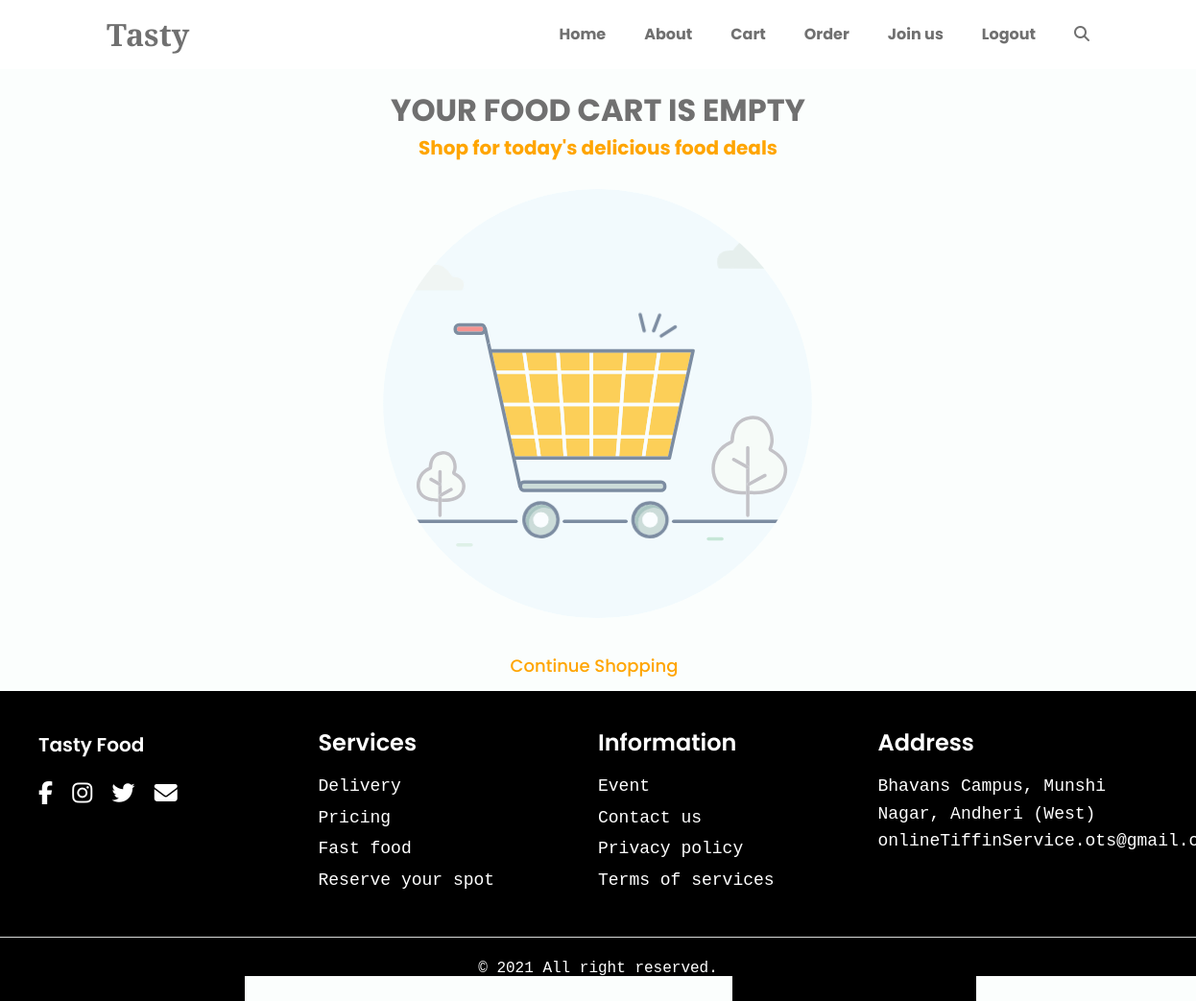
The app's page /cart/ (signed in), older data.
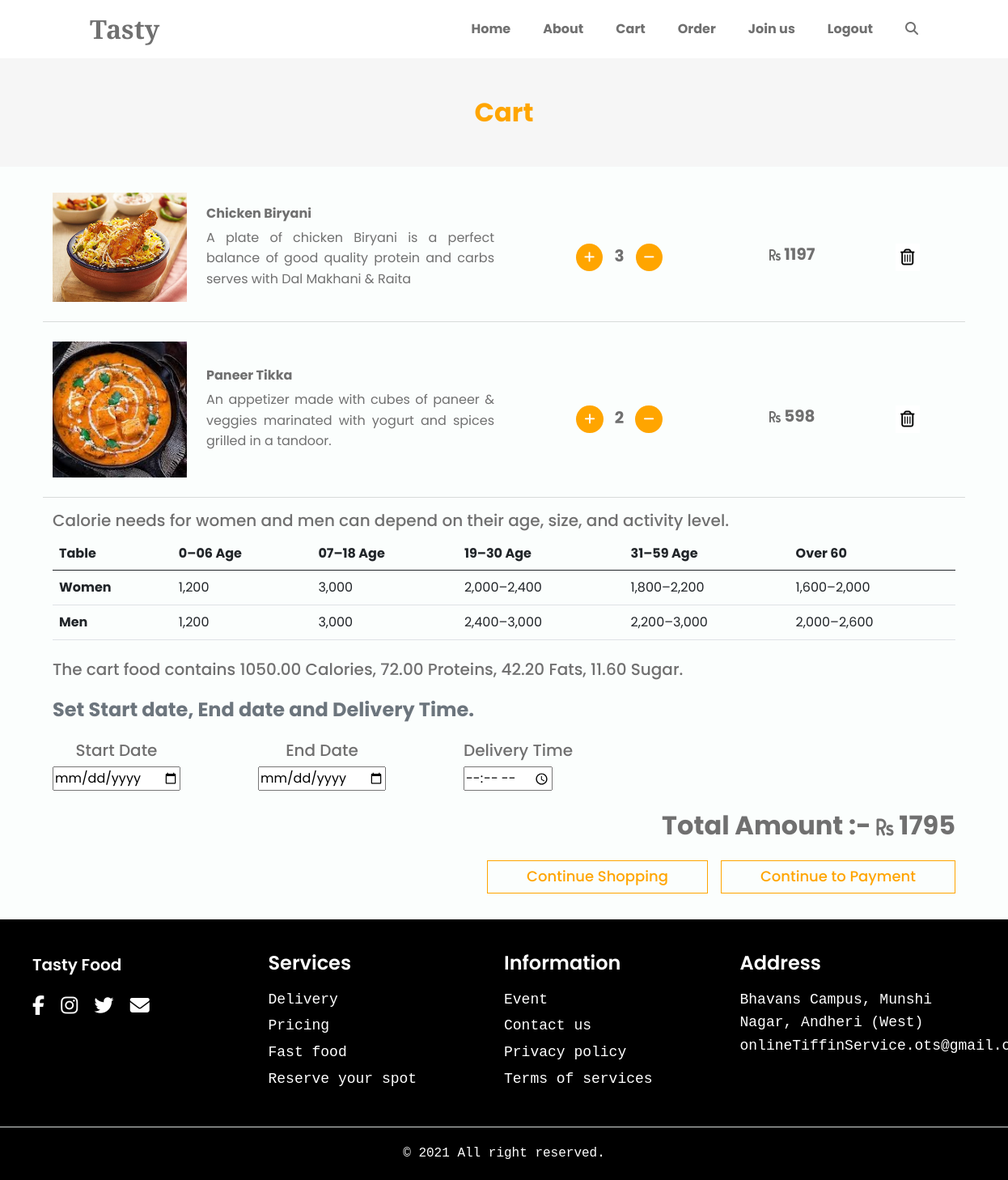
The same page, newer data.
### food/models.py (models this page shows)
class Cart(models.Model):
    hotel = models.ForeignKey(Hotel, on_delete=models.CASCADE)
    user = models.ForeignKey(CustomUser, on_delete=models.CASCADE)
    menu = models.ForeignKey(Menu, on_delete=models.CASCADE)
    quantity = models.IntegerField()

### hotel_register/models.py (models this page shows, shortened)
class Menu(models.Model):
    hotel = models.ForeignKey(Hotel, models.CASCADE)
    name = models.CharField(max_length=100)
    price = models.IntegerField()
    description = models.CharField(max_length=1000)
    image = models.ImageField(upload_to="menu")
    food_type = models.CharField(max_length=20, choices=MENU_CHOICE)
    calories = models.DecimalField(default=0, blank=False, null=False, max_digits=8, decimal_places=2)
    protein = models.DecimalField(default=0, blank=False, null=False, max_digits=8, decimal_places=2)
    fats = models.DecimalField(default=0, blank=False, null=False, max_digits=8, decimal_places=2)
    sugar = models.DecimalField(default=0, blank=False, null=False, max_digits=8, decimal_places=2)

### food/views.py (the view, shortened to what this page needs)
# urls.py: path('cart/', views.my_cart, name="my_cart"),
def my_cart(request):
    carts = Cart.objects.filter(user=request.user)
    total_amount = 0
    user = None
    user = request.user
    calorie = 0
    protein = 0
    fat = 0
    sugar = 0
    for cart in carts:
        total_amount += (cart.menu.price * cart.quantity)
        for i in range(cart.quantity):
            calorie += cart.menu.calories
            protein += cart.menu.protein
            fat += cart.menu.fats
            sugar += cart.menu.sugar
    print(calorie, protein, fat, sugar)
    action = request.GET.get('action')
    order = None
    payment = None
    return render(request, 'food/cart.html', {"carts": carts, "total_amount": total_amount, "order": order, "payment": payment, "calorie" : calorie, "protein" : protein, "fat" : fat, "sugar" : sugar})

### food/templatetags/cart.py (called while the page is built)
@register.filter(name='total_price')
def total_price(first_value, second_value):
    return first_value * second_value

### food/templates/food/cart.html (shortened to what this page needs)
{% extends "food/base.html" %}
{% load static %}
{% load cart %}
{% block style %}
<link rel="stylesheet" href="{% static 'css/cart.css' %}">
{% endblock style %}
{% block content %}
{% if carts %}
<div class="container-fluid d-flex justify-content-center bg_white py-4">
  <h5 class="fw-bold text_grey mb-0">Fast Delivary</h5>
  <h5 class="fw-bold text_grey mx-3 px-3 side_border mb-0">Fast Return</h5>
  <h5 class="fw-bold text_grey mb-0">Easy To Shop</h5>
</div>
<div class="container-fluid bg_grey py-5">
  <h2 class="text-center fw-bold text_orange">Cart</h2>
</div>
<div class="container pt-4">
  {% for cart in carts %}
  <div class="row mt-2 d-flex align-items-center">
    <div class="col-12 col-lg-6 d-flex align-items-center">
      <div class="row d-flex align-items-center">
        <div class="col-12 col-md-4 mb-4 mb-md-0">
          <img class="cart_img" src="{{cart.menu.image.url}}" alt="Product Image" />
        </div>
        <div class="col-12 col-md-8">
          <h6 class="fw-bold">{{cart.menu.name}}</h6>
          <p class="text_grey product_desc mb-0">
            {{cart.menu.description}}
          </p>
        </div>
      </div>
    </div>
    <div class="col-12 col-lg-6 pt-4">
      <div class="row">
        <div class=" col-6 col-md-6 d-flex justify-content-center align-items-center min_height ">
          <span>
            <button class="quan_button plus" pid="{{cart.menu.id}}">
              <i class="fas fa-plus"></i>
            </button>
            <h5 class="d-inline fw-bold" id="quantity">{{cart.quantity}}</h5>
            <button class="quan_button minus" pid="{{cart.menu.id}}">
              <i class="fas fa-minus"></i>
            </button>
          </span>
        </div>
        <div class="
            col-6 col-md-3
            d-flex
            justify-content-center
            align-items-center
            min_height
          ">
          <h5 class="fw-bold price" id="{{cart.menu.id}}">
            <i class="fas fa-rupee-sign fs-6"></i> {{cart.quantity|total_price:cart.menu.price}}
          </h5>
        </div>
        <div class="
            col-6 col-md-3
            d-flex
            justify-content-center
            align-items-center
            min_height
          ">
          <form action="" method="post">
            <button class="remove" type="submit">
              <i class="far fa-trash-alt text_red"></i>
            </button>
          </form>
        </div>
      </div>
    </div>
    <hr class="mt-4" />
  </div>
  {% endfor %}
  <h5>Calorie needs for women and men can depend on their age, size, and activity level.</h5>
  <table class="table table-hover">
    <thead>
      <tr>
        <th scope="col">Table</th>
        <th scope="col">0–06 Age</th>
        <th scope="col">07–18 Age</th>
        <th scope="col">19–30 Age</th>
        <th scope="col">31–59 Age</th>
        <th scope="col">Over 60</th>
      </tr>
    </thead>
    <tbody>
      <tr>
        <th scope="row">Women</th>
        <td>1,200</td>
        <td>3,000</td>
        <td>2,000–2,400</td>
        <td>1,800–2,200</td>
        <td>1,600–2,000</td>
      </tr>
      <tr>
        <th scope="row">Men</th>
        <td>1,200</td>
        <td>3,000</td>
        <td>2,400–3,000</td>
        <td>2,200–3,000</td>
        <td>2,000–2,600</td>
      </tr>
    </tbody>
  </table>
  <div class="mt-4">
    <h5>The cart food contains <span id="calorie">{{calorie}}</span> Calories, <span id="protein">{{protein}}</span> Proteins, <span id="fat">{{fat}}</span> Fats, <span id="sugar">{{sugar}}</span> Sugar.</h5>
  </div>
</div>
<form method="GET">
  <div class="container my-4">
    <h4 class="fw-bold text-secondary mb-4 mt-4">Set Start date, End date and Delivery Time.</h4>
      <div class="d-flex justify-content-between flex-wrap mb-3">
        <div class="d-flex  flex-wrap w-100">
            <div>
              <h5 class="text-center">Start Date</h5>
              <input type="date" name="time_from" id="" />
            </div>
            <div class="mx-5 px-5">
              <h5 class="text-center">End Date</h5>
              <input type="date" name="time_to" id="" />
            </div>
            <div>
              <h5 class="text-center">Delivery Time</h5>
              <input type="time" name="time_delivery" id="" required />
            </div>
        </div>
      </div>
  </div>
  <div class="container pb-4">
    <div class="text-end">
      <h2 class="fw-bold mb-3 text_light_green" id="total_amount">
        Total Amount :- <i class="fas fa-rupee-sign fs-4"></i> {{total_amount}}
      </h2>
      <div>
        <div class="d-grid gap-2 d-md-flex justify-content-md-end py-2">
          <a href="{% url 'home'%}" class="button border-orange me-md-2">Continue Shopping</a>
          <button type="submit" class="button border-orange">Continue to Payment</button>
        </div>
      </div>
    </div>
  </div>
</form>
{% else %}
<div class="d-flex justify-content-center align-items-center flex-column" style="height: 90vh">
  <h2 class="fw-bold text-center text_red  mt-5 pt-5">YOUR FOOD CART IS EMPTY</h2>
  <a href="{% url 'all_menu'%}" class="text_orange"><h5 class="fw-bold text-center text_red my-2">Shop for today's delicious food deals</h5></a>
  <div>
    <div class="d-grid gap-2 d-md-flex justify-content-md-end px-4 py-2">
      <a href="{% url 'home'%}" class="button btn btn-dark me-md-2">Continue Shopping</a>
    </div>
  </div>
</div>
{% endif %} {% endblock content %}

### food/templates/food/base.html (shortened to what this page needs)
<!DOCTYPE html>
{% load static %}
<html lang="en">
<head>
    <link href='https://cdn.jsdelivr.net/npm/boxicons@2.0.5/css/boxicons.min.css' rel='stylesheet'>
    <link href="https://cdn.jsdelivr.net/npm/bootstrap@5.0.2/dist/css/bootstrap.min.css" rel="stylesheet"
>
    <link rel="stylesheet" href="{% static 'css/home.css' %}">
    <link rel="stylesheet" href="{% static 'css/base.css' %}">
    {% block style %}{% endblock style %}
    <link rel="stylesheet" href="https://unicons.iconscout.com/release/v4.0.0/css/line.css">
</head>
<body>
    {% block navbar %}
    <header class="l-header" id="header">
        <nav class="nav bd-container">
            <a href="#" class="nav__logo nav-logo">Tasty</a>
            <div class="nav__menu" id="nav-menu">
                <ul class="nav__list mb-0 px-0">
                    <li class="nav__item"><a href="{% url 'home' %}" class="nav__link">Home</a></li>
                    <li class="nav__item"><a href="{% url 'about' %}" class="nav__link">About</a></li>
                    <li class="nav__item"><a href="{% url 'my_cart' %}" class="nav__link">Cart</a></li>
                    <li class="nav__item"><a href="{% url 'order' %}" class="nav__link">Order</a></li>
                    <li class="nav__item"><a href="{% url 'join_us' %}" class="nav__link">Join us</a></li>
                    {% if request.user.is_authenticated %}
                    <li class="nav__item"><a href="{% url 'logout' %}" class="nav__link">Logout</a></li>
                    {% else %}
                    <li class="nav__item"><a href="{% url 'registration' %}" class="nav__link">Register</a></li>
                    <li class="nav__item"><a href="{% url 'login' %}" class="nav__link">Login</a></li>
                    {% endif %}
                    <li class="nav__item search_icon cursor_pointer" id="search_button">
                        <i class="fas fa-search search_button"></i>
                    </li>
                </ul>
            </div>
        </nav>
    </header>
    {% endblock navbar %}
    {% block content %}{% endblock content %}
    {% block footer %}
    <footer class="footer for_form">
        <div class="footer__container bd-grid zero_grid">
            <div class="footer__content">
                <a href="#" class="footer__logo footer-section-color">Tasty Food</a>
                <div class="mt-3">
                    <a href="#" class="footer__social footer-section-color"><i class="fab fa-facebook-f"></i></a>
                    <a href="#" class="footer__social footer-section-color"><i
                            class="fab fa-instagram footer-icon"></i></a>
                    <a href="#" class="footer__social footer-section-color"><i
                            class="fab fa-twitter footer-icon"></i></a>
                    <a href="mailto: onlineTiffinService.ots@gmail.com" class="footer__social footer-section-color"><i
                            class="fas fa-envelope footer-icon"></i></a>
                </div>
            </div>
            <div class="footer__content">
                <h3 class="footer__title footer-section-color">Services</h3>
                <ul class="px-0">
                    <li><a href="{% url 'delivery_boy_from' %}" class="footer__link footer-section-color">Delivery</a>
                    </li>
                    <li><a href="{% url 'hotel_register_form' %}" class="footer__link footer-section-color">Pricing</a>
                    </li>
                    <li><a href="#" class="footer__link footer-section-color">Fast food</a></li>
                    <li><a href="#" class="footer__link footer-section-color">Reserve your spot</a></li>
                </ul>
            </div>
            <div class="footer__content">
                <h3 class="footer__title footer-section-color">Information</h3>
                <ul class="px-0">
                    <li><a href="#" class="footer__link footer-section-color">Event</a></li>
                    <li><a href="#" class="footer__link footer-section-color">Contact us</a></li>
                    <li><a href="#" class="footer__link footer-section-color">Privacy policy</a></li>
                    <li><a href="#" class="footer__link footer-section-color">Terms of services</a></li>
                </ul>
            </div>
            <div class="footer__content">
                <h3 class="footer__title footer-section-color">Address</h3>
                <p class="address footer-section-color">
                    Bhavans Campus, Munshi Nagar, Andheri (West)
                    <br>
                    onlineTiffinService.ots@gmail.com
                </p>
            </div>
        </div>
    </footer>
    <hr class="m-0">
    <footer class="footer__text">
        <p class="my-0">&#169; 2021 All right reserved.</p>
    </footer>
    {% endblock footer %}
</body>
</html>

### food/static/css/home.css (style rules this page uses)
@media screen and (min-width: 768px) { :root { --biggest-font-size: 4rem; --h1-font-size: 2.25rem; --h2-font-size: 1.5rem; --h3-font-size: 1.25rem; --normal-font-size: 1rem; --small-font-size: 0.875rem; --smaller-font-size: 0.813rem; } }
html { scroll-behavior: smooth; }
body { margin: var(--header-height) 0 0 0; font-family: var(--body-font); font-size: var(--normal-font-size); background-color: var(--body-color); color: var(--text-color); line-height: 1.6; }
h1, h2, h3, p, ul { margin: 0; }
ul { padding: 0; list-style: none; }
a { text-decoration: none; }
img { max-width: 100%; height: auto; }
.bd-container { max-width: 960px; width: calc(100% - 2rem); margin: 0 var(--mb-2); }
.bd-grid { display: grid; gap: 1.5rem; }
.l-header { width: 100%; position: fixed; top: 0; left: 0; z-index: var(--z-fixed); background-color: white; }
.button { display: inline-block; background: transparent; color: var(--first-color-alt); text-decoration: none; padding: 0.3rem 3rem; text-align: center; font-weight: 500; font-family: var(--body-font); font-size: 19px; outline: none; border: 1px solid orange; }
@media screen and (min-width: 768px) { body { margin: 0; } }
@media screen and (min-width: 768px) { .nav { height: calc(var(--header-height) + 1.5rem); } }
@media screen and (min-width: 768px) { .nav__list { display: flex; } }
@media screen and (min-width: 768px) { .nav__item { margin-left: var(--mb-5); margin-bottom: 0; } }
@media screen and (min-width: 960px) { .bd-container { margin-left: auto; margin-right: auto; } }

### food/static/css/cart.css (style rules this page uses)
.bg_grey { background-color: rgb(246, 246, 246); }
.side_border { border-left: 3px solid grey; border-right: 3px solid grey; }
.cart_img { width: 100% !important; }
.product_desc { text-align: justify; }
.min_height { height: inherit; }
.quan_button { color: white; background: orange; border: none; outline: none !important; padding: 5px 10px; margin: 0 10px; font-size: 15px; border-radius: 50%; }
.remove { background: white; border: none; outline: none !important; font-size: 20px; }
.button { font-size: 18px; border: none; }
.text_orange { color: orange !important; }
.border-orange { border: 1px solid orange; }

Row changes from the older to the newer data that the page shows:
added Cart: menu.image (picture), menu.name "Chicken Biryani", menu.description "A plate of chicken Biryani is a perfect balance of good quality protein and carbs serves with Dal Makhani & Raita", quantity "3", quantity|total_price "1197"
added Cart: menu.image (picture), menu.name "Paneer Tikka", menu.description "An appetizer made with cubes of paneer & veggies marinated with yogurt and spices grilled in a tandoor.", quantity "2", quantity|total_price "598"
Text that changed along with them:
{{ calorie }}: (not shown) → "1050.00"
{{ protein }}: (not shown) → "72.00"
{{ fat }}: (not shown) → "42.20"
{{ sugar }}: (not shown) → "11.60"
{{ total_amount }}: (not shown) → "1795"
text no longer shown: "YOUR FOOD CART IS EMPTY Shop for today's delicious food deals"
text now shown: "Cart Calorie needs for women and men can depend on their age, size, and activity level. Table 0–06 Age 07–18 Age 19–30 Age 31–59 Age Over 60 Women 1,200 3,000 2,000–2,400 1,800–2,200 1,600–2,000 Men 1,200 3,000 2,400–3,000 2,200–3,000 2,000–2,600 The cart food contains Calories, Proteins, Fats, Sugar. Set Start date, End date and Delivery Time. Start Date End Date Delivery Time Total Amount :- Continue to Payment"
